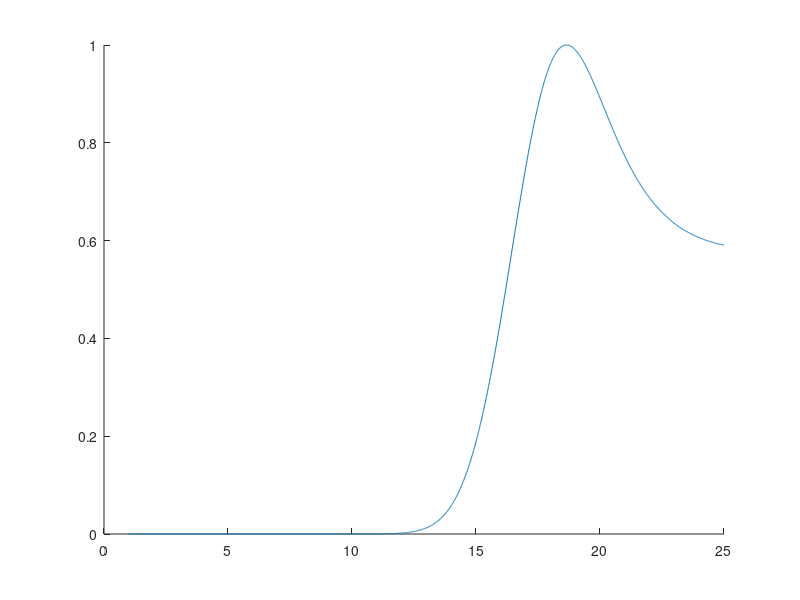

This chart was generated by the following MATLAB code:
% Author: Kevin Whitley
% Date created: 200128

% This function produces a line profile of a septum using an explicit
% 'tilted circle' model.

function improf = septum_model_1D(X0, R, psfFWHM, pixSz, X)

if nargin==0
    X0 = 19.5335;
    R = 8.7665; % [pix]
    ring_grad = 0;
    psfFWHM = 250;
    pixSz = 65;
    sp = .01; % spacing needs to be low enough to prevent problems with discretization (probably <0.5 or so)
    X = 1:sp:25;
end

sigma = psfFWHM/2.35/pixSz;

x1 = X(1:end-1) - X0;
x2 = X(2:end) - X0;
% arcl_i = 2*R * real(asin(x1/R)) + (1:length(x1))*ring_grad; % arc length out to axi
arcl_i = 2*R * real(asin(x1/R)); % arc length out to axi
arcl_ip1 = 2*R * real(asin(x2/R)); % arc length out to ax(i+1)

ring_prof = abs(arcl_ip1 - arcl_i); % Delta(arc length)

% ring_prof(abs(x1)>R) = 0;

gpdf_fcn = @(a,x) 1/(a(2)*sqrt(2*pi)) * exp(-(x-a(1)).^2 ./ (2*a(2)^2));
gauss = gpdf_fcn([0 sigma], x1);

ring_prof = conv(ring_prof, gauss); % convolve with Gaussian psf
ring_prof = ring_prof(floor(length(gauss)/2):floor((end-length(gauss)/2))+1); % cut ends (convolution increases length of vector)

ring_prof_scale = ring_prof/max(ring_prof(:));

improf = ring_prof_scale;

if nargin==0
%     figure
    hold on
    halfX = X - (X(2)-X(1))/2;
    plot(halfX, improf)
end
